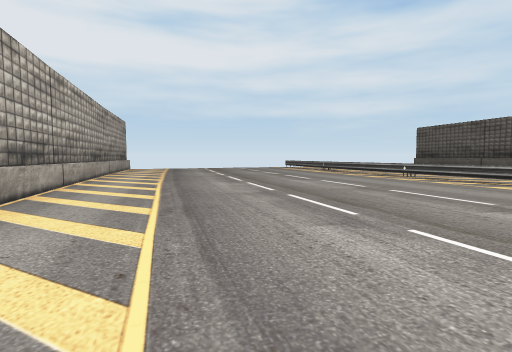
view 1 (above)

15 first-person views from a walk through a scene from a Unity 3-D project. The camera is 1.3 m above the floor, tilts 4° down and sees 80° across. The floor is counted in squares, 2 m on a side. Each view is taken from the middle of a square. On the plan, view 1 faces up. The plan holds only what a view shows up to about 10 squares ahead; the rest is blank. The place goes on beyond the plan. The player is left out. Some animated figures are not drawn.

view 2
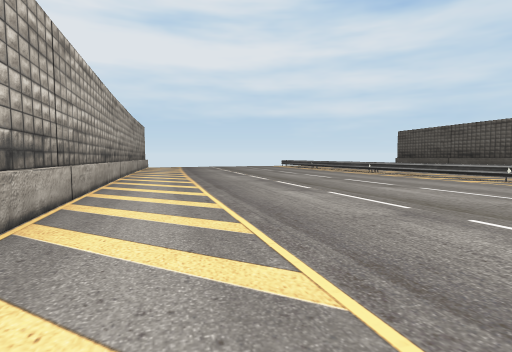

view 3
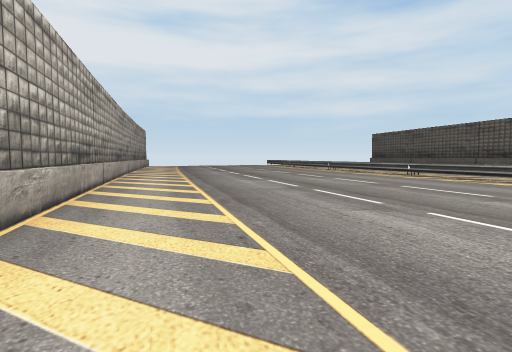

view 4
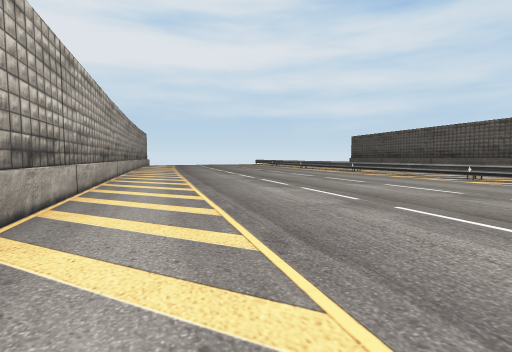

view 5
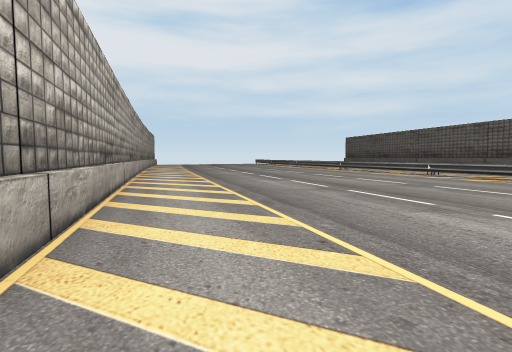

view 6
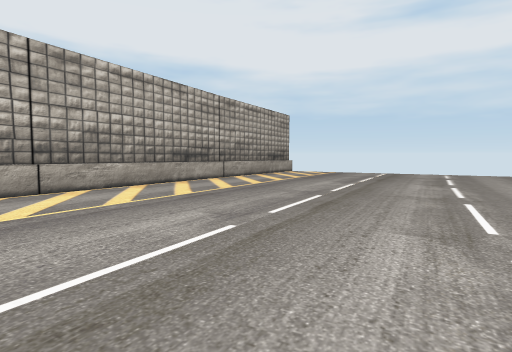

view 7
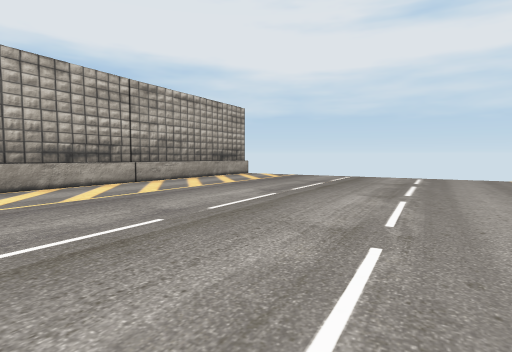

view 8
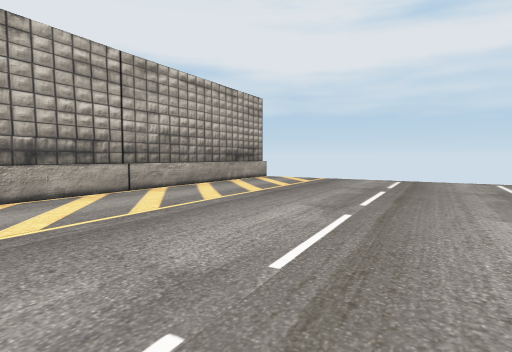

view 9
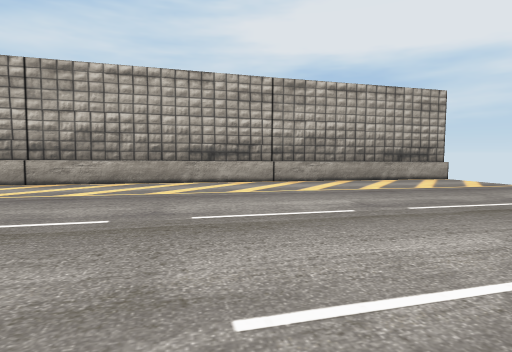

view 10
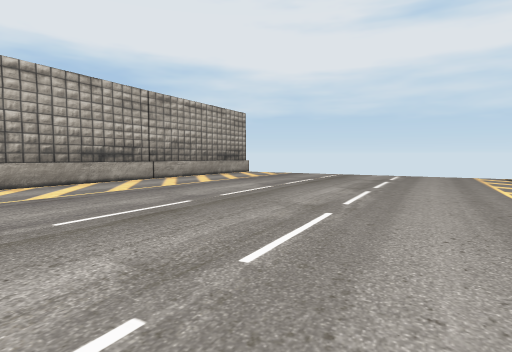

view 11
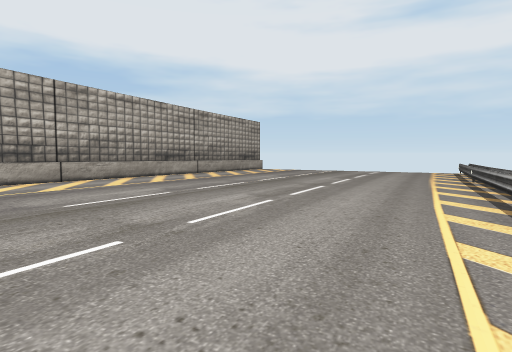

view 12
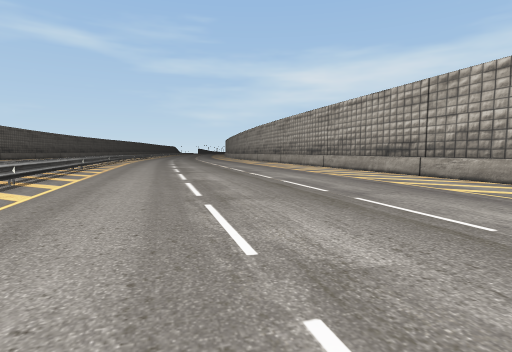

view 13
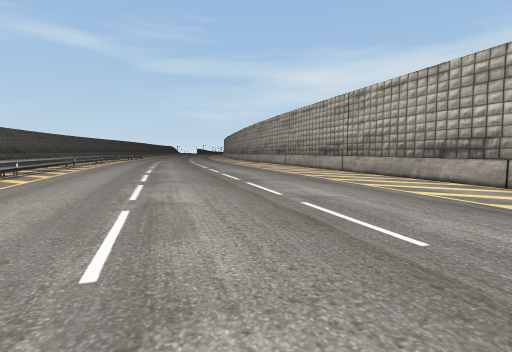

view 14
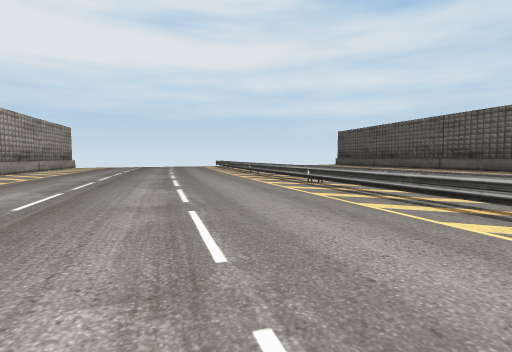

view 15
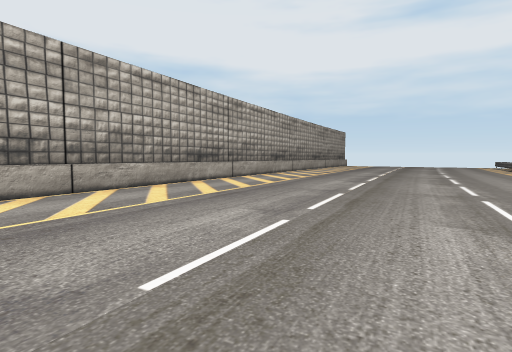

### Floor plan
Key: @ floor where view 1 was taken; # wall or solid block; . main floor; : floor 0.25 m higher than the main floor; - floor 0.25 m lower than the main floor; _ floor 0.5 m lower than the main floor; = window, fence, low wall or low ledge.
Columns run from 7 left of view 1 to 12 right of it. Each row starts with its distance up from view 1.
 19      ----=
 18 #_-------=
 17 #---------=
 16 #---------=
 15 #---------=
 14 #---------==
 13 ##---------=
 12  #---------=
 11  #---------==
 10  #----------=.
  9  ##--------.=..
  8   #------...=..
  7   #-----....==.
  6   ##--.......=.
  5    #-........=.
  4    #.........==.
  3    #..........=.
  2    ##.........=.
  1     #.........==.
  0     #..@.......=.
 -1     ##.........=:
 -2      #........:==
 -3      #.......:::=
 -4      ##.....::::
 -5       #...::::::=
 -6       #..:::::::==
 -7       ##:::::::::=:
 -8        #:::::::::=:
 -9        #:::::::::==
-10        ##:::::::::=
-11         #:::::::::=:
-12         #:::::::::==
-13         #::::::::::=

Positions as (right, up) in squares from view 1, and headings:
1: (0, 0), facing up
2: (0, -3), facing up
3: (1, -6), facing up
4: (2, -9), facing up
5: (2, -11), facing up
6: (2, 6), facing up-left
7: (2, 9), facing up-left
8: (0, 10), facing up-left
9: (2, 12), facing left
10: (3, 8), facing up-left
11: (5, 5), facing up-left
12: (5, 0), facing down
13: (5, -3), facing down
14: (5, -3), facing up
15: (5, -5), facing up-left
